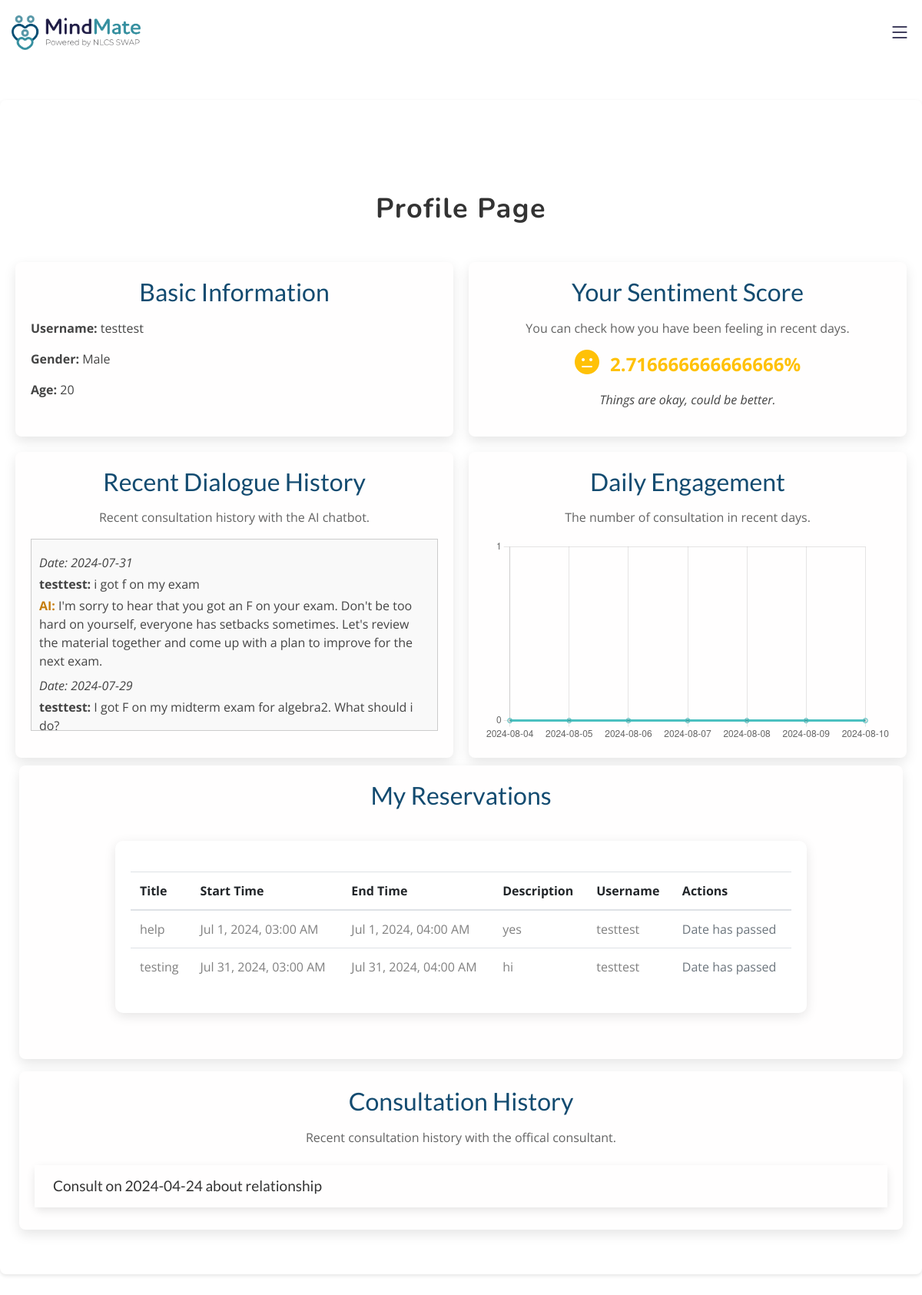
Page /profile (signed in) on the committed database.
### tables this page shows
CREATE TABLE "Users" (
	"username"	TEXT NOT NULL,
	"password"	TEXT NOT NULL,
	"age"	INTEGER,
	"gender"	TEXT,
	PRIMARY KEY("username")
);

CREATE TABLE "AI" (
	"username"	TEXT,
	"content"	TEXT,
	"date"	TEXT,
	"topic"	TEXT
, "sentiment"	TEXT, "response"	TEXT);

CREATE TABLE "Consult" (
	"username"	TEXT,
	"name"	TEXT,
	"gender"	TEXT,
	"content"	TEXT,
	"topic"	TEXT,
	"date"	TEXT,
	"sentiment"	INTEGER
);

### app.py (the view)
@app.route('/profile')
def profile():
    isLogin = False
    isAdmin = False
    if 'username' not in session:
        return redirect('/login')
    else:
        isLogin = True
        isAdmin = checkAdmin(session["username"])
    username = session['username']
    connection = sqlite3.connect('static/database.db')
    connection.row_factory = sqlite3.Row
    print(username)
    user = connection.execute('SELECT * FROM Users WHERE username = ?', (username,)).fetchone()
    sentiment_scores = connection.execute('SELECT AVG(sentiment) AS avg_sentiment FROM AI WHERE username = ?',
                                          (username,)).fetchone()
    sentiment_scores2 = connection.execute('SELECT AVG(sentiment) AS avg_sentiment FROM Consult WHERE username = ?',
                                          (username,)).fetchone()
    valid_scores = []
    if sentiment_scores["avg_sentiment"] is not None:
        valid_scores.append(sentiment_scores["avg_sentiment"])
    if sentiment_scores2["avg_sentiment"] is not None:
        valid_scores.append(sentiment_scores2["avg_sentiment"])
    if valid_scores:
        sentiment_scores = sum(valid_scores) / len(valid_scores)
    else:
        sentiment_scores = 0
    messages_query = connection.execute('SELECT content, response, date FROM AI WHERE username = ? ORDER BY date DESC LIMIT 2',
                                  (username,)).fetchall()
    messages = [ (message['content'],message['response'],message['date']) for message in messages_query]
    today = datetime.now()
    week_ago = today - timedelta(days=6)
    engagement_query = connection.execute('''
        SELECT date(date) as day, count(*) as count
        FROM AI
        WHERE username = ? AND date(date) BETWEEN date(?) AND date(?)
        GROUP BY date(date)
        ORDER BY date(date)
    ''', (username, week_ago, today)).fetchall()
    engagement = {date.strftime('%Y-%m-%d'): 0 for date in [week_ago + timedelta(days=x) for x in range(7)]}
    for data in engagement_query:
        engagement[data['day']] = data['count']
    engagement_data = list(engagement.values())
    engagement_labels = list(engagement.keys())
    consultations = connection.execute(
        'SELECT * FROM Consult WHERE username = ? ORDER BY date DESC',
        (username,)
    ).fetchall()
    print(messages)
    consultations = [
        {
            **consult,
            'sentiment': round(consult['sentiment'] * 100, 2)
        }
        for consult in consultations
    ]
    connection.close()
    avg_sentiment = sentiment_scores * 100
    return render_template('profile.html',isAdmin=isAdmin, consultations=consultations,username=username, user=user,messages=messages, avg_sentiment=avg_sentiment, active_page="profile", isLogin=True, engagement_labels=engagement_labels, engagement_data=engagement_data)

### app.py (called while the page is built)
def checkAdmin(name):
    if name == "testtest":
        return True
    return False

### templates/profile.html (shortened to what this page needs)
{% extends "header.html" %}
{% block profile %}
<body>
    <div class="container mycontainer mt-7 mb-5">
        <h1 class="text-center mb-5 page-title" data-aos="fade-up">Profile Page</h1>
        <div class="row">
            <div class="col-12 col-md-6">
                <div class="card">
                    <div class="card-body">
                        <h2 class="card-title">Basic Information</h2>
                        <p><strong>Username:</strong> {{ user.username }}</p>
                        <p><strong>Gender:</strong> {{ user.gender }}</p>
                        <p><strong>Age:</strong> {{ user.age }}</p>
                    </div>
                </div>
            </div>
            <div class="col-12 col-md-6">
                              <div class="card">
                    <div class="card-body sentiment-card">
                        <h2 class="card-title">Your Sentiment Score</h2>
                        <p class="text-center color-gray">You can check how you have been feeling in recent days.</p>
                        <p class="text-center">
                            <i id="sentimentIcon" class="sentiment-icon"></i>
                            <strong id="sentimentScore" class="sentiment-text"></strong>
                        </p>
                        <p id="sentimentDescription" class="sentiment-description"></p>
                    </div>
                </div>
            </div>
            <div class="col-12 col-md-6">
                <div class="card">
                    <div class="card-body">
                        <h2 class="card-title">Recent Dialogue History</h2>
                        <p class="text-center color-gray">Recent consultation history with the AI chatbot.</p>
                        <div class="chat-log">
                            {% for message in messages %}
                                <div class="mt-2"> <span class="fst-italic">Date: {{ message[2]}}</span></div>
                                <div class="mt-1"><strong>{{ username }}:</strong> {{ message[0]}}</div>
                                <div class="mt-1"><strong class="orange">AI:</strong> {{ message[1]}}</div>
                            {% endfor %}
                        </div>
                    </div>
                </div>
            </div>
            <div class="col-12 col-md-6">
                <div class="card">
                    <div class="card-body">
                        <h2 class="card-title">Daily Engagement</h2>
                        <p class="text-center color-gray">The number of consultation in recent days.</p>
                        <canvas id="dailyEngagementChart"></canvas>
                    </div>
                </div>
            </div>
                        <div class="col-12 col-md-12">
                <div class="card">
                    <div class="card-body">
            <h2 class="card-title">My Reservations</h2>
<div id="reservation-table" class="table-responsive">
    <table class="table mx-md-0 mx-5">
        <thead>
            <tr>
                <th>Title</th>
                <th>Start Time</th>
                <th>End Time</th>
                <th>Description</th>
                <th>Username</th>
                <th>Actions</th>
            </tr>
        </thead>
        <tbody id="reservation-body">
        </tbody>
    </table>
</div>
                    </div>
</div>
                            </div>
            <div class="col-12 col-md-12">
                <div class="card mt-md-3 mb-5">
                    <div class="card-body">
                        <h2 class="card-title">Consultation History</h2>
                          <p class="text-center color-gray">Recent consultation history with the offical consultant.</p>
                        <div class="accordion mt-4" id="consultationAccordion">
                            {% for consult in consultations %}
                            <div class="accordion-item">
                                <h2 class="accordion-header accordion-button collapsed py-3 px-4" id="heading{{ loop.index }}"  data-bs-toggle="collapse"
                                            data-bs-target="#collapse{{ loop.index }}" aria-expanded="false"
                                            aria-controls="collapse{{ loop.index }}">
                                    Consult on {{ consult.date }} about {{ consult.topic }}
                                </h2>
                            </div>
                            {% endfor %}
                        </div>
                    </div>
                </div>
            </div>
        </div>
    </div>
    <script>
    var ctx = document.getElementById('dailyEngagementChart').getContext('2d');
    var dailyEngagementChart = new Chart(ctx, {
        type: 'line',
        data: {
            labels: {{ engagement_labels | tojson }},
            datasets: [{
                label: 'Daily Engagements',
                data: {{ engagement_data | tojson }},
                borderColor: 'rgb(75, 192, 192)',
                tension: 0.1
            }]
        },
        options: {
            plugins: {
                legend: {
                    display: false
                }
            },
            scales: {
                y: {
                    beginAtZero: true,
                    ticks: {
                        stepSize: 1,
                        precision: 0
                    }
                }
            }
        }
    });
        var sentimentScore = {{ avg_sentiment }};
        var sentimentElement = document.getElementById('sentimentScore');
        var iconElement = document.getElementById('sentimentIcon');
        var descriptionElement = document.getElementById('sentimentDescription');
        sentimentElement.textContent = sentimentScore + '%';
        if (sentimentScore >= 50) {
            sentimentElement.className = 'sentiment-text positive';
            iconElement.className = 'fas fa-smile sentiment-icon positive';
            descriptionElement.textContent = 'You are feeling great!';
        } else if (sentimentScore > 0 && sentimentScore < 50) {
            sentimentElement.className = 'sentiment-text neutral';
            iconElement.className = 'fas fa-meh sentiment-icon neutral';
            descriptionElement.textContent = 'Things are okay, could be better.';
        } else {
            sentimentElement.className = 'sentiment-text negative';
            iconElement.className = 'fas fa-frown sentiment-icon negative';
            descriptionElement.textContent = 'You seem to be feeling down. Try to get consult with our AI chatbot';
        }
    </script>
</body>
{% endblock %}

### templates/header.html (shortened to what this page needs)
 <!DOCTYPE html>
<html lang="en">
<head>
    <link href='https://cdn.jsdelivr.net/npm/fullcalendar@5.10.2/main.min.css' rel='stylesheet' />
<link href="https://stackpath.bootstrapcdn.com/bootstrap/4.3.1/css/bootstrap.min.css" rel="stylesheet">
<link href="https://cdn.jsdelivr.net/npm/bootstrap-icons@1.4.1/font/bootstrap-icons.css" rel="stylesheet">
<link href="https://cdn.jsdelivr.net/npm/glightbox@3.0.1/dist/css/glightbox.min.css" rel="stylesheet">
<link href="https://cdn.jsdelivr.net/npm/swiper/swiper-bundle.min.css" rel="stylesheet">
    <link href="../static/css/styles.css" rel="stylesheet">
<link rel="stylesheet" href="https://cdnjs.cloudflare.com/ajax/libs/font-awesome/6.5.2/css/all.min.css" />
<link rel="stylesheet" href="https://cdn.jsdelivr.net/npm/bootstrap-icons@1.3.0/font/bootstrap-icons.css">
<link href="https://unpkg.com/aos@2.3.1/dist/aos.css" rel="stylesheet">
</head>
<body>
  <header id="header" class="header fixed-top">
    <div class="container-fluid container-xl d-flex align-items-center justify-content-between">
      <a href="{{url_for('index')}}" class="logo d-flex align-items-center ms-4">
        <img src="../static/img/logo.png" alt="">
      </a>
      <nav id="navbar" class="navbar">
        <i class="bi bi-list mobile-nav-toggle"></i>
      </nav>
    </div>
  </header>
      {% block profile %}
  {% endblock %}
</body>
</html>

### static/css/styles.css (style rules this page uses)
.page-title { font-size: 36px; color: #201E43; margin-bottom: 20px; font-family: 'Nunito', sans-serif; font-weight: bold; letter-spacing: 1.5px; padding-top: 20px; color:#201E43; }
.mycontainer { max-width: 1200px; margin: 30px auto; padding: 15px; background-color: #fff; border-radius: 8px; box-shadow: 0 2px 5px rgba(0, 0, 0, 0.1); }
.card-body { padding: 15px; }
canvas { width: 100% !important; height: auto !important; }
:root { scroll-behavior: smooth; }
body { font-family: "Open Sans", sans-serif; color: #444444; }
a { color: #134B70; text-decoration: none; }
h1, h2, h3, h4, h5, h6 { font-family: "Lato", sans-serif;; }
.header { background: white; transition: all 0.5s; z-index: 997; padding: 20px 0; }
.header .logo { line-height: 0; }
.header .logo img { max-height: 45px; margin-right: 6px; }
.navbar { padding: 0; }
.mobile-nav-toggle { color: #201E43; font-size: 28px; cursor: pointer; display: none; line-height: 0; transition: 0.5s; }
@media (max-width: 1200px) { .mobile-nav-toggle { display: block; } }

### templates/profile.html (style rules this page uses)
.container { max-width: 1200px; margin: auto; padding: 20px; }
.row { display: flex; flex-wrap: wrap; margin: -10px; }
.col-md-6 { width: 50%; padding: 10px; display: flex; }
.card { background-color: #fffefe; border: none; border-radius: 8px; box-shadow: 0 6px 16px rgba(0,0,0,0.1); transition: transform 0.3s ease, box-shadow 0.3s ease; width: 100%; display: flex; flex-direction: column; }
.fst-italic { font-style:italic; }
.card-body { padding: 20px; flex: 1; }
.card-body { padding: 20px; }
.card-title { color: #134B70; margin-bottom: 15px; text-align: center; }
.sentiment-icon { font-size: 32px; margin-right: 10px; }
.sentiment-text { font-size: 24px; }
.sentiment-description { font-style: italic; text-align: center; }
.neutral { color: #FFC107; }
.orange { color: #C57C0B; }
.mt-7 { margin-top: 130px; }
.chat-log { height: 250px; overflow-y: auto; background: #f9f9f9; border: 1px solid #ccc; padding: 10px; }
.accordion-button { background-color: #fffefe; color: #333; font-size: 20px; border: none; }
.accordion-header { margin-bottom: -1px; cursor: pointer; font-size: 19px; }
.accordion-item { border: none; border-radius: 8px; box-shadow: 0 4px 12px rgba(0,0,0,0.1); margin-bottom: 10px; }
.color-gray { color:#636363; }
.page-title { margin-top: 80px; font-size: 36px; color: #333; }
#reservation-table { max-width: 900px; margin: 40px auto; background-color: #fff; border-radius: 10px; box-shadow: 0 4px 15px rgba(0, 0, 0, 0.1); padding: 20px; }
.table { margin-top: 20px; }

### rows in the picture
Users: username "testtest", gender "Male", age "20"
AI: date "2024-07-31", username "testtest", content "i got f on my exam", response "I'm sorry to hear that you got an F on your exam. Don't be too hard on yourself, everyone has setbacks sometimes. Let's review the material together and come up with a plan to improve for the next exam."
AI: date "2024-07-29", username "testtest", content "I got F on my midterm exam for algebra2. What should i do?"
Consult: date "2024-04-24", topic "relationship"

### other values in the picture
chart data {{ engagement_labels | tojson }} ["2024-08-04", "2024-08-05", "2024-08-06", "2024-08-07", "2024-08-08", "2024-08-09", "2024-08-10"]
chart data {{ engagement_data | tojson }} [0, 0, 0, 0, 0, 0, 0]
